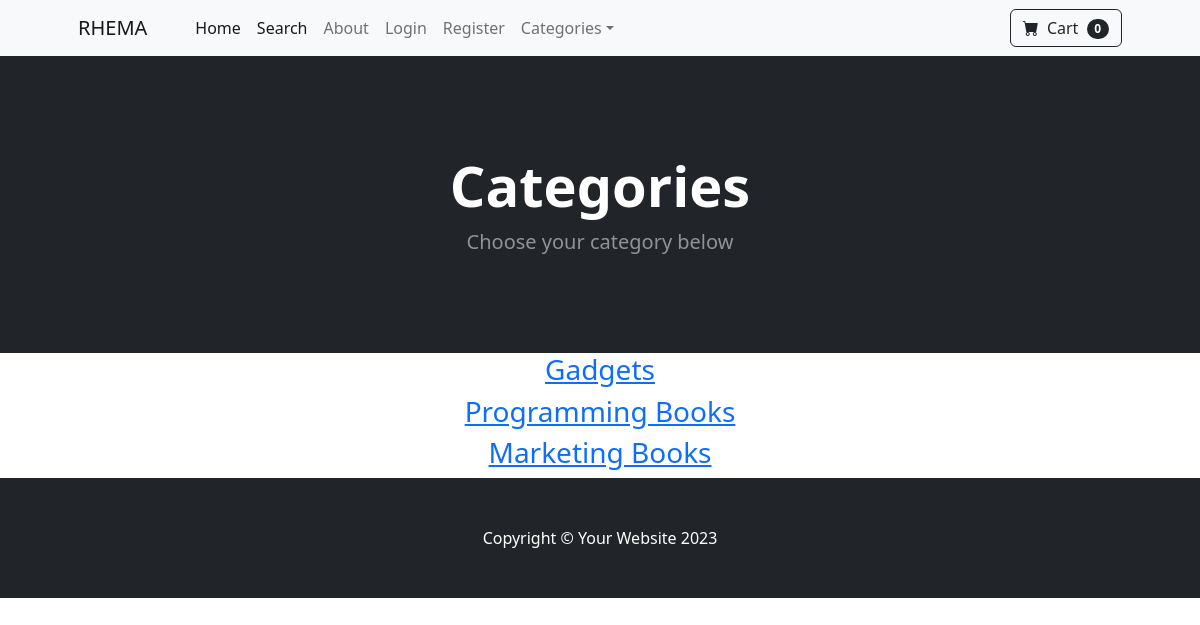
The app's page /category_summary/ with its own data.
### store/models.py (models this page shows)
class Category(models.Model):
    name = models.CharField(max_length=255)
    def __str__(self):
        return self.name
    class Meta:
        verbose_name_plural = 'categories'

### store/views.py (the view)
# urls.py: path('category_summary/', views.category_summary, name='category_summary'),
def category_summary(request):
    categories = Category.objects.all()
    return render(request, 'category_summary.html', {'categories': categories})

### cart/cart.py (called while the page is built)
    def __len__(self):
        return len(self.cart)

### cart/context_processor.py (called while the page is built)
def cart(request):
    return{'cart': Cart(request)}

### store/templates/category_summary.html
{% extends "base.html" %}
{% block content %}
<header class="bg-dark py-5">
    <div class="container px-4 px-lg-5 my-5">
        <div class="text-center text-white">
            <h1 class="display-4 fw-bolder">Categories</h1>
            <p class="lead fw-normal text-white-50 mb-0">Choose your category below</p>
        </div>
    </div>
</header>
<div class="container">
    <div class="row">
        <center>
            <div class="col-8">
                {% for category in categories %}
                <h3><a href="{% url 'category' category %}">{{ category }} </a></h3>
                {% endfor %}
            </div>
        </center>
    </div>
</div>
{% endblock  %}

### records on screen
Category: name "Gadgets"
Category: name "Programming Books"
Category: name "Marketing Books"

### other values on screen
{{ cart|length }} "0"
